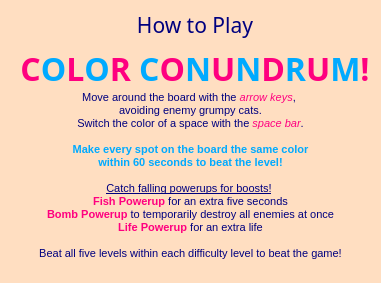
<?xml version="1.0" encoding="UTF-8"?>
<ui version="4.0">
 <class>Instructions</class>
 <widget class="QWidget" name="Instructions">
  <property name="geometry">
   <rect>
    <x>0</x>
    <y>0</y>
    <width>381</width>
    <height>283</height>
   </rect>
  </property>
  <property name="windowTitle">
   <string>Form</string>
  </property>
  <property name="styleSheet">
   <string notr="true">background-color: rgb(255, 222, 193);</string>
  </property>
  <widget class="QLabel" name="label_3">
   <property name="geometry">
    <rect>
     <x>0</x>
     <y>70</y>
     <width>381</width>
     <height>211</height>
    </rect>
   </property>
   <property name="text">
    <string>&lt;!DOCTYPE HTML PUBLIC &quot;-//W3C//DTD HTML 4.0//EN&quot; &quot;http://www.w3.org/TR/REC-html40/strict.dtd&quot;&gt;
&lt;html&gt;&lt;head&gt;&lt;meta name=&quot;qrichtext&quot; content=&quot;1&quot; /&gt;&lt;style type=&quot;text/css&quot;&gt;
p, li { white-space: pre-wrap; }
&lt;/style&gt;&lt;/head&gt;&lt;body style=&quot; font-family:'MS Shell Dlg 2'; font-size:8pt; font-weight:400; font-style:normal;&quot;&gt;
&lt;p align=&quot;center&quot; style=&quot;-qt-paragraph-type:empty; margin-top:0px; margin-bottom:0px; margin-left:0px; margin-right:0px; -qt-block-indent:0; text-indent:0px;&quot;&gt;&lt;br /&gt;&lt;/p&gt;
&lt;p align=&quot;center&quot; style=&quot; margin-top:0px; margin-bottom:0px; margin-left:0px; margin-right:0px; -qt-block-indent:0; text-indent:0px;&quot;&gt;&lt;span style=&quot; color:#00007f;&quot;&gt;Move around the board with the &lt;/span&gt;&lt;span style=&quot; font-style:italic; color:#ff007f;&quot;&gt;arrow keys&lt;/span&gt;&lt;span style=&quot; color:#00007f;&quot;&gt;, &lt;/span&gt;&lt;/p&gt;
&lt;p align=&quot;center&quot; style=&quot; margin-top:0px; margin-bottom:0px; margin-left:0px; margin-right:0px; -qt-block-indent:0; text-indent:0px;&quot;&gt;&lt;span style=&quot; color:#00007f;&quot;&gt;avoiding enemy grumpy cats.&lt;/span&gt;&lt;/p&gt;
&lt;p align=&quot;center&quot; style=&quot; margin-top:0px; margin-bottom:0px; margin-left:0px; margin-right:0px; -qt-block-indent:0; text-indent:0px;&quot;&gt;&lt;span style=&quot; color:#00007f;&quot;&gt;Switch the color of a space with the&lt;/span&gt;&lt;span style=&quot; font-style:italic; color:#ff007f;&quot;&gt; space bar&lt;/span&gt;&lt;span style=&quot; color:#00007f;&quot;&gt;.&lt;/span&gt;&lt;/p&gt;
&lt;p align=&quot;center&quot; style=&quot;-qt-paragraph-type:empty; margin-top:0px; margin-bottom:0px; margin-left:0px; margin-right:0px; -qt-block-indent:0; text-indent:0px; color:#00007f;&quot;&gt;&lt;br /&gt;&lt;/p&gt;
&lt;p align=&quot;center&quot; style=&quot; margin-top:0px; margin-bottom:0px; margin-left:0px; margin-right:0px; -qt-block-indent:0; text-indent:0px;&quot;&gt;&lt;span style=&quot; font-weight:600; color:#00aaff;&quot;&gt;Make every spot on the board the same color&lt;/span&gt;&lt;/p&gt;
&lt;p align=&quot;center&quot; style=&quot; margin-top:0px; margin-bottom:0px; margin-left:0px; margin-right:0px; -qt-block-indent:0; text-indent:0px;&quot;&gt;&lt;span style=&quot; font-weight:600; color:#00aaff;&quot;&gt;within 60 seconds to beat the level!&lt;/span&gt;&lt;/p&gt;
&lt;p align=&quot;center&quot; style=&quot;-qt-paragraph-type:empty; margin-top:0px; margin-bottom:0px; margin-left:0px; margin-right:0px; -qt-block-indent:0; text-indent:0px; color:#00007f;&quot;&gt;&lt;br /&gt;&lt;/p&gt;
&lt;p align=&quot;center&quot; style=&quot; margin-top:0px; margin-bottom:0px; margin-left:0px; margin-right:0px; -qt-block-indent:0; text-indent:0px;&quot;&gt;&lt;span style=&quot; text-decoration: underline; color:#00007f;&quot;&gt;Catch falling powerups for boosts!&lt;/span&gt;&lt;span style=&quot; color:#00007f;&quot;&gt; &lt;/span&gt;&lt;/p&gt;
&lt;p align=&quot;center&quot; style=&quot; margin-top:0px; margin-bottom:0px; margin-left:0px; margin-right:0px; -qt-block-indent:0; text-indent:0px;&quot;&gt;&lt;span style=&quot; font-weight:600; color:#ff007f;&quot;&gt;Fish Powerup&lt;/span&gt;&lt;span style=&quot; color:#00007f;&quot;&gt; for an extra five seconds&lt;/span&gt;&lt;/p&gt;
&lt;p align=&quot;center&quot; style=&quot; margin-top:0px; margin-bottom:0px; margin-left:0px; margin-right:0px; -qt-block-indent:0; text-indent:0px;&quot;&gt;&lt;span style=&quot; font-weight:600; color:#ff007f;&quot;&gt;Bomb Powerup&lt;/span&gt;&lt;span style=&quot; font-weight:600; color:#00007f;&quot;&gt; &lt;/span&gt;&lt;span style=&quot; color:#00007f;&quot;&gt;to temporarily destroy all enemies at once&lt;/span&gt;&lt;/p&gt;
&lt;p align=&quot;center&quot; style=&quot; margin-top:0px; margin-bottom:0px; margin-left:0px; margin-right:0px; -qt-block-indent:0; text-indent:0px;&quot;&gt;&lt;span style=&quot; font-weight:600; color:#ff007f;&quot;&gt;Life Powerup&lt;/span&gt;&lt;span style=&quot; font-weight:600; color:#00007f;&quot;&gt; &lt;/span&gt;&lt;span style=&quot; color:#00007f;&quot;&gt;for an extra life&lt;/span&gt;&lt;/p&gt;
&lt;p align=&quot;center&quot; style=&quot;-qt-paragraph-type:empty; margin-top:0px; margin-bottom:0px; margin-left:0px; margin-right:0px; -qt-block-indent:0; text-indent:0px; color:#00007f;&quot;&gt;&lt;br /&gt;&lt;/p&gt;
&lt;p align=&quot;center&quot; style=&quot; margin-top:0px; margin-bottom:0px; margin-left:0px; margin-right:0px; -qt-block-indent:0; text-indent:0px;&quot;&gt;&lt;span style=&quot; color:#00007f;&quot;&gt;Beat all five levels within each difficulty level to beat the game!&lt;/span&gt;&lt;/p&gt;
&lt;p align=&quot;center&quot; style=&quot;-qt-paragraph-type:empty; margin-top:0px; margin-bottom:0px; margin-left:0px; margin-right:0px; -qt-block-indent:0; text-indent:0px; color:#00007f;&quot;&gt;&lt;br /&gt;&lt;/p&gt;&lt;/body&gt;&lt;/html&gt;</string>
   </property>
  </widget>
  <widget class="QWidget" name="layoutWidget_3">
   <property name="geometry">
    <rect>
     <x>0</x>
     <y>10</y>
     <width>390</width>
     <height>71</height>
    </rect>
   </property>
   <layout class="QHBoxLayout" name="horizontalLayout">
    <item>
     <spacer name="horizontalSpacer">
      <property name="orientation">
       <enum>Qt::Horizontal</enum>
      </property>
      <property name="sizeHint" stdset="0">
       <size>
        <width>58</width>
        <height>20</height>
       </size>
      </property>
     </spacer>
    </item>
    <item>
     <layout class="QVBoxLayout" name="verticalLayout">
      <item>
       <widget class="QLabel" name="label">
        <property name="font">
         <font>
          <family>Hiragino Maru Gothic ProN</family>
          <pointsize>16</pointsize>
          <weight>50</weight>
          <italic>false</italic>
          <bold>false</bold>
         </font>
        </property>
        <property name="text">
         <string>&lt;html&gt;&lt;head/&gt;&lt;body&gt;&lt;p align=&quot;center&quot;&gt;&lt;span style=&quot; color:#00007f;&quot;&gt;How to Play&lt;/span&gt;&lt;/p&gt;&lt;/body&gt;&lt;/html&gt;</string>
        </property>
        <property name="alignment">
         <set>Qt::AlignCenter</set>
        </property>
       </widget>
      </item>
      <item>
       <widget class="QLabel" name="label_2">
        <property name="font">
         <font>
          <family>Heiti SC</family>
          <pointsize>26</pointsize>
          <weight>75</weight>
          <bold>true</bold>
         </font>
        </property>
        <property name="text">
         <string>&lt;html&gt;&lt;head/&gt;&lt;body&gt;&lt;p&gt;&lt;span style=&quot; font-size:24pt; color:#ff007f;&quot;&gt;C&lt;/span&gt;&lt;span style=&quot; font-size:24pt; color:#00aaff;&quot;&gt;O&lt;/span&gt;&lt;span style=&quot; font-size:24pt; color:#ff007f;&quot;&gt;L&lt;/span&gt;&lt;span style=&quot; font-size:24pt; color:#00aaff;&quot;&gt;O&lt;/span&gt;&lt;span style=&quot; font-size:24pt; color:#ff007f;&quot;&gt;R &lt;/span&gt;&lt;span style=&quot; font-size:24pt; color:#00aaff;&quot;&gt;C&lt;/span&gt;&lt;span style=&quot; font-size:24pt; color:#ff007f;&quot;&gt;O&lt;/span&gt;&lt;span style=&quot; font-size:24pt; color:#00aaff;&quot;&gt;N&lt;/span&gt;&lt;span style=&quot; font-size:24pt; color:#ff007f;&quot;&gt;U&lt;/span&gt;&lt;span style=&quot; font-size:24pt; color:#00aaff;&quot;&gt;N&lt;/span&gt;&lt;span style=&quot; font-size:24pt; color:#ff007f;&quot;&gt;D&lt;/span&gt;&lt;span style=&quot; font-size:24pt; color:#00aaff;&quot;&gt;R&lt;/span&gt;&lt;span style=&quot; font-size:24pt; color:#ff007f;&quot;&gt;U&lt;/span&gt;&lt;span style=&quot; font-size:24pt; color:#00aaff;&quot;&gt;M&lt;/span&gt;&lt;span style=&quot; font-size:24pt; color:#ff007f;&quot;&gt;!&lt;/span&gt;&lt;/p&gt;&lt;/body&gt;&lt;/html&gt;</string>
        </property>
        <property name="alignment">
         <set>Qt::AlignCenter</set>
        </property>
       </widget>
      </item>
     </layout>
    </item>
    <item>
     <spacer name="horizontalSpacer_2">
      <property name="orientation">
       <enum>Qt::Horizontal</enum>
      </property>
      <property name="sizeHint" stdset="0">
       <size>
        <width>58</width>
        <height>20</height>
       </size>
      </property>
     </spacer>
    </item>
   </layout>
  </widget>
 </widget>
 <resources/>
 <connections/>
</ui>
